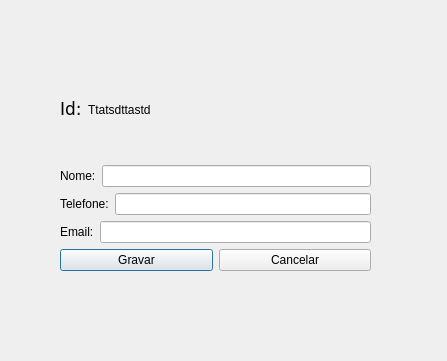
<?xml version="1.0" encoding="UTF-8"?>
<ui version="4.0">
 <class>JanelaEditar</class>
 <widget class="QDialog" name="JanelaEditar">
  <property name="geometry">
   <rect>
    <x>0</x>
    <y>0</y>
    <width>447</width>
    <height>361</height>
   </rect>
  </property>
  <property name="windowTitle">
   <string>Dialog</string>
  </property>
  <widget class="QWidget" name="">
   <property name="geometry">
    <rect>
     <x>60</x>
     <y>60</y>
     <width>311</width>
     <height>211</height>
    </rect>
   </property>
   <layout class="QGridLayout" name="gridLayout">
    <item row="0" column="0">
     <layout class="QHBoxLayout" name="horizontalLayout">
      <item>
       <widget class="QLabel" name="label">
        <property name="font">
         <font>
          <family>DejaVu Sans</family>
          <pointsize>13</pointsize>
         </font>
        </property>
        <property name="text">
         <string>Id:</string>
        </property>
       </widget>
      </item>
      <item>
       <widget class="QLabel" name="lbl_id">
        <property name="text">
         <string>Ttatsdttastd</string>
        </property>
       </widget>
      </item>
      <item>
       <spacer name="horizontalSpacer">
        <property name="orientation">
         <enum>Qt::Horizontal</enum>
        </property>
        <property name="sizeHint" stdset="0">
         <size>
          <width>40</width>
          <height>20</height>
         </size>
        </property>
       </spacer>
      </item>
     </layout>
    </item>
    <item row="1" column="0">
     <layout class="QHBoxLayout" name="horizontalLayout_2">
      <item>
       <widget class="QLabel" name="label_3">
        <property name="text">
         <string>Nome:</string>
        </property>
       </widget>
      </item>
      <item>
       <widget class="QLineEdit" name="edt_nome"/>
      </item>
     </layout>
    </item>
    <item row="2" column="0">
     <layout class="QHBoxLayout" name="horizontalLayout_3">
      <item>
       <widget class="QLabel" name="label_5">
        <property name="text">
         <string>Telefone:</string>
        </property>
       </widget>
      </item>
      <item>
       <widget class="QLineEdit" name="edt_telefone"/>
      </item>
     </layout>
    </item>
    <item row="3" column="0">
     <layout class="QHBoxLayout" name="horizontalLayout_4">
      <item>
       <widget class="QLabel" name="label_4">
        <property name="text">
         <string>Email:</string>
        </property>
       </widget>
      </item>
      <item>
       <widget class="QLineEdit" name="edt_email"/>
      </item>
     </layout>
    </item>
    <item row="4" column="0">
     <layout class="QHBoxLayout" name="horizontalLayout_5">
      <item>
       <widget class="QPushButton" name="btn_gravar">
        <property name="text">
         <string>Gravar</string>
        </property>
       </widget>
      </item>
      <item>
       <widget class="QPushButton" name="btn_cancelar">
        <property name="text">
         <string>Cancelar</string>
        </property>
       </widget>
      </item>
     </layout>
    </item>
   </layout>
  </widget>
 </widget>
 <resources/>
 <connections/>
</ui>
